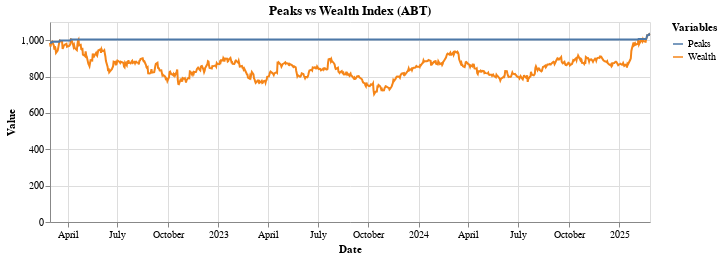
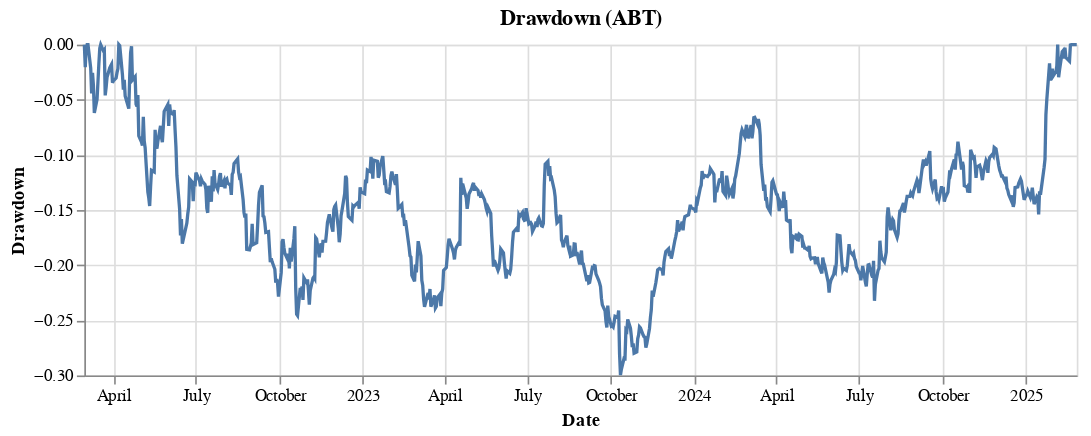

Notebook source saved alongside these figures, in order:
### Code cell
chart_abt_wp = blpor.graficar_wealth_peaks(wealth_peaks, 'ABT')
chart_abt_d = blpor.graficar_drawdown(drawdown_equities, 'ABT')
chart_abt_wp.display()
chart_abt_d.display()

### Figure 1 — Vega-Lite specification as saved in the notebook (floating-point values rounded to 4 significant figures; data arrays with more than 128 entries replaced by an {"elided": "..."} marker saying what was removed)
{"config": {"view": {"continuousWidth": 300, "continuousHeight": 300}}, "data": {"name": "data-2eef566e02e84d3bf175e3fcc8be4ef1"}, "mark": {"type": "line"}, "encoding": {"color": {"field": "Variable", "title": "Variables", "type": "nominal"}, "x": {"field": "index", "title": "Date", "type": "temporal"}, "y": {"field": "Value", "title": "Value", "type": "quantitative"}}, "height": 200, "title": "Peaks vs Wealth Index (ABT)", "transform": [{"fold": ["Wealth", "Peaks"], "as": ["Variable", "Value"]}], "width": 600, "$schema": "https://vega.github.io/schema/vega-lite/v5.20.1.json", "datasets": {"data-2eef566e02e84d3bf175e3fcc8be4ef1": {"elided": "752 records"}}}

### Figure 2 — Vega-Lite specification as saved in the notebook (floating-point values rounded to 4 significant figures; data arrays with more than 128 entries replaced by an {"elided": "..."} marker saying what was removed)
{"config": {"view": {"continuousWidth": 300, "continuousHeight": 300}}, "data": {"name": "data-7aa69b433f9f2e7b24286fe7e2f1d202"}, "mark": {"type": "line"}, "encoding": {"x": {"field": "index", "title": "Date", "type": "temporal"}, "y": {"field": "Drawdown", "title": "Drawdown", "type": "quantitative"}}, "height": 200, "title": "Drawdown (ABT)", "width": 600, "$schema": "https://vega.github.io/schema/vega-lite/v5.20.1.json", "datasets": {"data-7aa69b433f9f2e7b24286fe7e2f1d202": {"elided": "752 records"}}}
